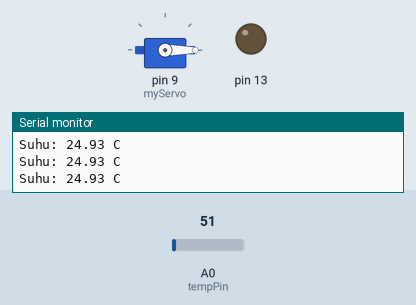
A sketch run on a simulated Arduino Uno, built with avr-gcc and run on an emulated ATmega328P. Parts: servo, output pins drawn as LEDs (lit = HIGH), the last lines printed to the serial monitor. Dashed ring = blinking. The inputs (shaded band) are chosen by the test bench; at power-on: A0 (tempPin) = 51.

Above: at 1.2 s.
1.3 s: A0 (tempPin) set to 91
2.8 s: A0 (tempPin) set to 114
At 3.6 s:
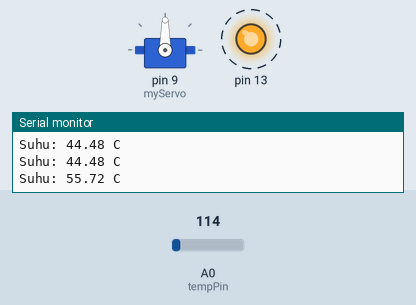
5.8 s: A0 (tempPin) set to 86
At 6.33 s:
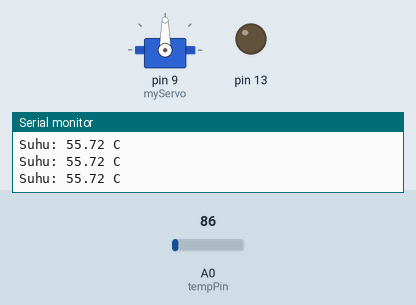
7.9 s: A0 (tempPin) set to 112
At 8.8 s:
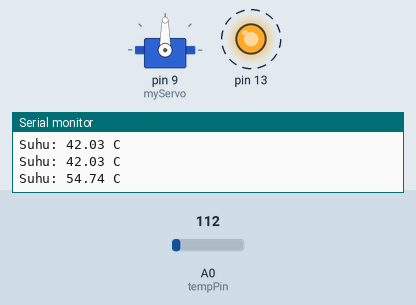
Timing chart, 0 to 11.9 s (numbered marks = the images above; inputs shaded):
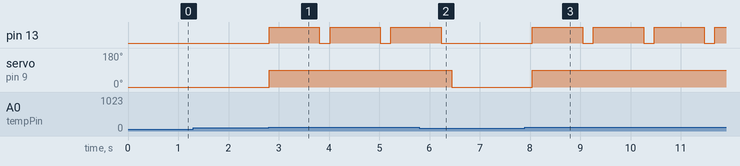

The sketch:

smart_emrgency_lockdoor_using_LM35.ino
```cpp
#include <Servo.h>

int tempPin = A0;
int tempValue = 0;

Servo myServo;

void setup() {
  myServo.attach(9);
  Serial.begin(9600);
  pinMode (13, OUTPUT);
}

void loop() {
  tempValue = analogRead(tempPin);
  float voltage = (tempValue / 1023.0) * 5000.0;
  float temperatureC = voltage / 10.0;
  Serial.print("Suhu: ");
  Serial.print(temperatureC);
  Serial.println(" C");

  if (temperatureC > 50) {
    myServo.write(90);
    digitalWrite(13, HIGH);
    delay(1000);
    digitalWrite(13, LOW);
    delay(10);
  } else {
    myServo.write(0);
    digitalWrite(13, LOW);
  }

  delay(200);
}
```

Measured:
- the behaviour switches between 102 and 103 on A0 (tempPin) (found by bisection; images 0 and 1)
- after the input at 2.8 s, pin 13: alternates HIGH for 1.0 s and LOW for 0.21 s, starting at once; servo on pin 9 (myServo): 0° → 90° at once
- after the input at 5.8 s, pin 13: goes on until 6.2 s, then stays LOW; servo on pin 9 (myServo): 90° → 0° after 0.64 s
- after the input at 7.9 s, pin 13: alternates HIGH for 1.0 s and LOW for 0.21 s, starting after 0.15 s; servo on pin 9 (myServo): 0° → 90° after 0.15 s
